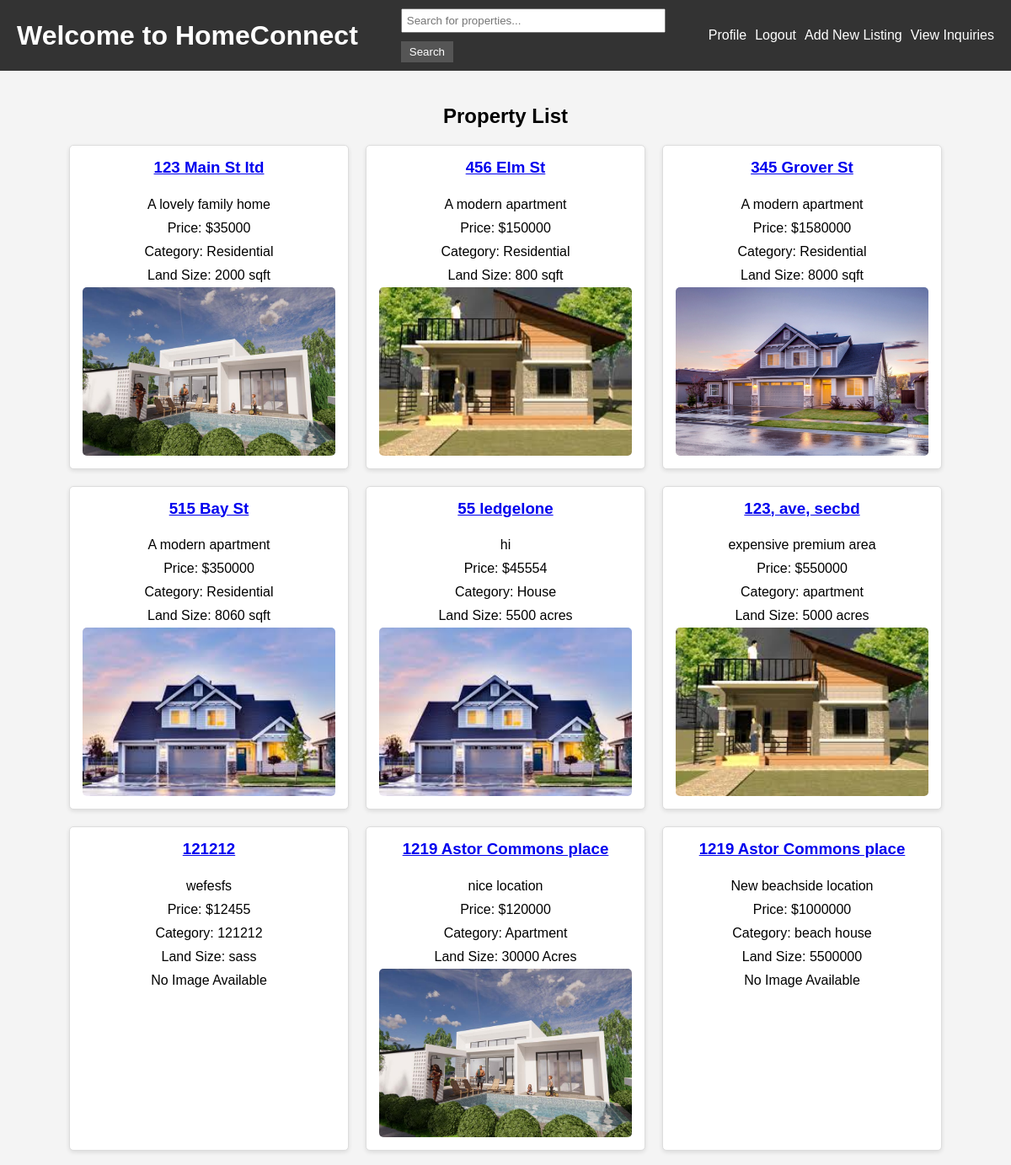
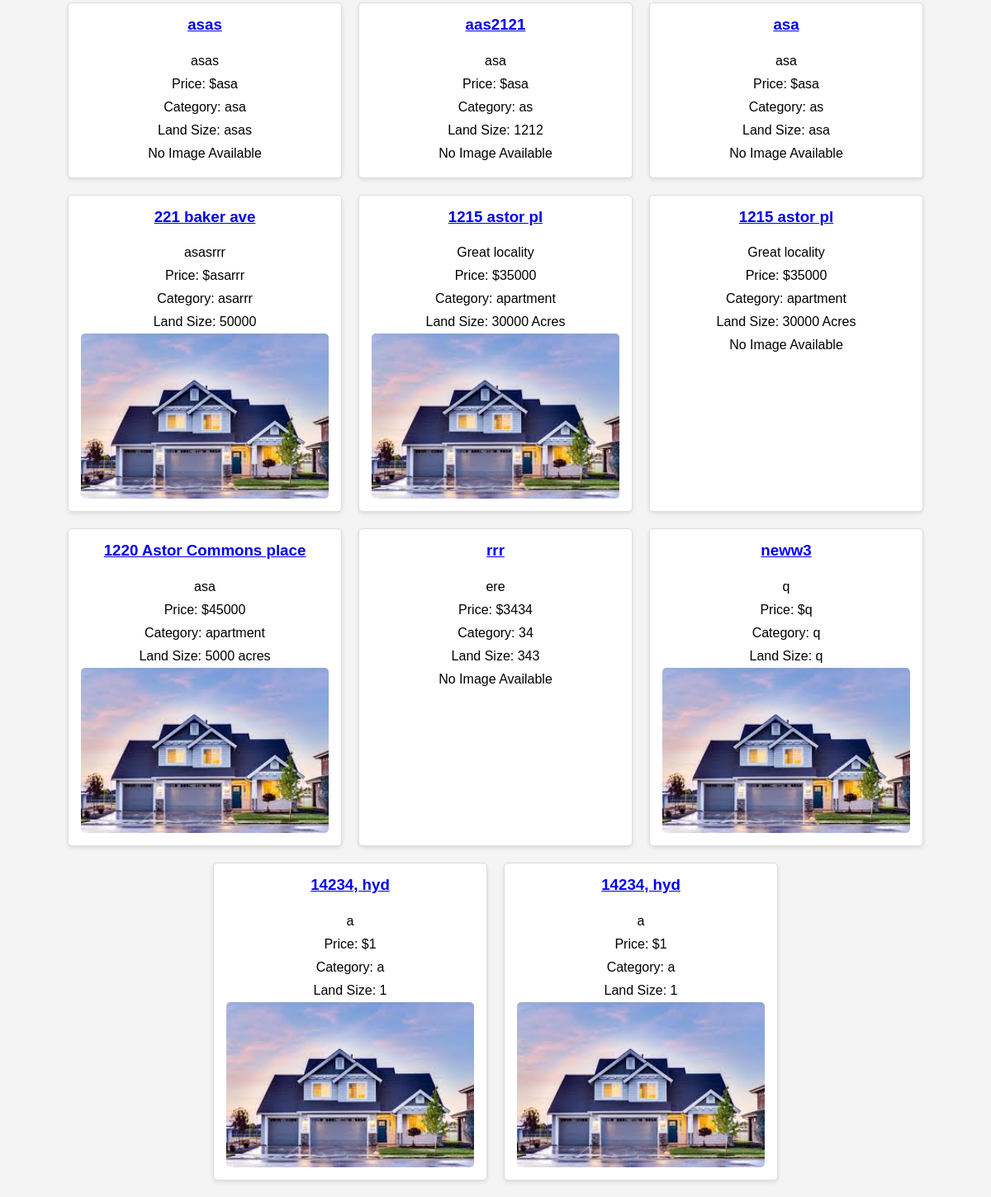
Page /properties/ (signed in) on the committed database (2 pictures, top to bottom).
### core/models.py (models this page shows, shortened)
class Property(models.Model):
    property_purchaser = models.ForeignKey(PropertyPurchaser, on_delete=models.CASCADE)
    address = models.CharField(max_length=255)
    description = models.TextField()
    price = models.CharField(max_length=20)
    category = models.CharField(max_length=50)
    land_size = models.CharField(max_length=20)
    image = models.ImageField(upload_to='property_images/', null=True, blank=True)
    number_of_bedrooms = models.CharField(max_length=5, null=True, blank=True)
    number_of_bathrooms = models.CharField(max_length=5, null=True, blank=True)
    garage = models.CharField(max_length=5, null=True, blank=True)
    year_built = models.CharField(max_length=4, null=True, blank=True)

### core/views.py (the view)
# urls.py: path('properties/', views.property_list, name='property_list'),
@login_required
def property_list(request):
    properties = Property.objects.all()
    return render(request, 'property_list.html', {'properties': properties})

### core/templates/property_list.html (shortened to what this page needs)
{% extends "base.html" %}
{% block content %}
    <h2>Property List</h2>
    <div class="property-list">
        {% for property in properties %}
            <div class="property">
                <h3><a href="{% url 'property_detail' property.id %}">{{ property.address }}</a></h3>
                <p>{{ property.description }}</p>
                <p>Price: ${{ property.price }}</p>
                <p>Category: {{ property.category }}</p>
                <p>Land Size: {{ property.land_size }}</p>
                {% if property.image %}
                    <img src="{{ property.image.url }}" alt="Property Image">
                {% else %}
                    <p>No Image Available</p>
                {% endif %}
            </div>
        {% endfor %}
    </div>
{% endblock %}

### core/static/styles.css (style rules this page uses)
body { font-family: Arial, sans-serif; background-color: #f4f4f4; margin: 0; padding: 0; }
.property-list { display: flex; flex-wrap: wrap; gap: 20px; justify-content: center; }
.property { background-color: white; border: 1px solid #ddd; border-radius: 5px; box-shadow: 0 2px 5px rgba(0, 0, 0, 0.1); padding: 15px; width: 300px; display: flex; flex-direction: column; align-items: center; }
.property img { width: 100%; height: 200px; object-fit: cover; border-radius: 5px; }
.property h3 { margin-top: 0; }
.property p { margin: 5px 0; }
h2 { text-align: center; }

### rows in the picture
Property: address "123 Main St ltd", description "A lovely family home", price "35000", category "Residential", land_size "2000 sqft", image (picture)
Property: address "456 Elm St", description "A modern apartment", price "150000", category "Residential", land_size "800 sqft", image (picture)
Property: address "345 Grover St", description "A modern apartment", price "1580000", category "Residential", land_size "8000 sqft", image (picture)
Property: address "515 Bay St", description "A modern apartment", price "350000", category "Residential", land_size "8060 sqft", image (picture)
Property: address "55 ledgelone", description "hi", price "45554", category "House", land_size "5500 acres", image (picture)
Property: address "123, ave, secbd", description "expensive premium area", price "550000", category "apartment", land_size "5000 acres", image (picture)
Property: address "121212", description "wefesfs", price "12455", category "121212", land_size "sass", image "No Image Available"
Property: address "1219 Astor Commons place", description "nice location", price "120000", category "Apartment", land_size "30000 Acres", image (picture)
Property: address "1219 Astor Commons place", description "New beachside location", price "1000000", category "beach house", land_size "5500000", image "No Image Available"
Property: address "asas", description "asas", price "asa", category "asa", land_size "asas", image "No Image Available"
Property: address "aas2121", description "asa", price "asa", category "as", land_size "1212", image "No Image Available"
Property: address "asa", description "asa", price "asa", category "as", land_size "asa", image "No Image Available"
Property: address "221 baker ave", description "asasrrr", price "asarrr", category "asarrr", land_size "50000", image (picture)
Property: address "1215 astor pl", description "Great locality", price "35000", category "apartment", land_size "30000 Acres", image (picture)
Property: address "1215 astor pl", description "Great locality", price "35000", category "apartment", land_size "30000 Acres", image "No Image Available"
Property: address "1220 Astor Commons place", description "asa", price "45000", category "apartment", land_size "5000 acres", image (picture)
Property: address "rrr", description "ere", price "3434", category "34", land_size "343", image "No Image Available"
Property: address "neww3", description "q", price "q", category "q", land_size "q", image (picture)
Property: address "14234, hyd", description "a", price "1", category "a", land_size "1", image (picture)
Property: address "14234, hyd", description "a", price "1", category "a", land_size "1", image (picture)
